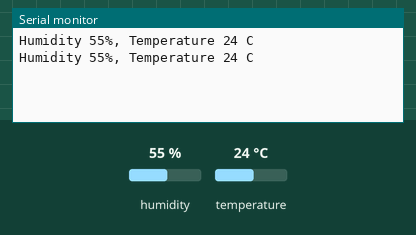
Recording of a sketch running on a simulated Arduino Uno, built with avr-gcc and run on an emulated ATmega328P. Shown: the last lines printed to the serial monitor. The inputs (shaded band) are chosen by the test bench; at power-on: humidity 55 %, temperature 24 °C.

Above: at 3.8 s.
3.9 s: humidity set to 22 %
At 7.4 s:
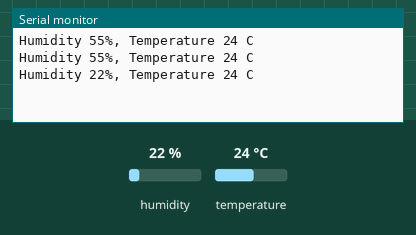
7.8 s: temperature set to 12 °C
At 10.5 s:
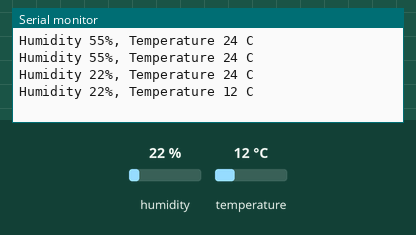
11.7 s: humidity set to 40 %
At 12.4 s:
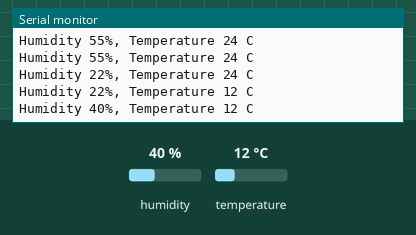
Timing chart, 0 to 14.7 s (numbered marks = the images above; inputs shaded):
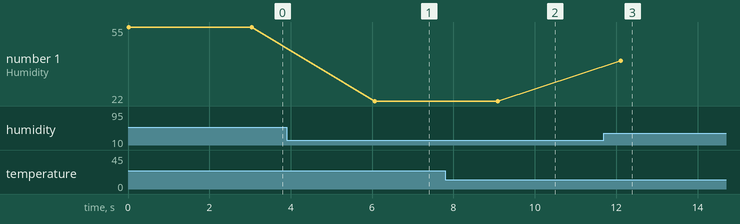

Measured:
- after the input at 3.9 s, the serial monitor: prints a new line after 2.2 s (image 1)
- after the input at 7.8 s, the serial monitor: prints a new line after 1.3 s (image 2)
- after the input at 11.7 s, the serial monitor: prints a new line after 0.42 s (image 3)
- plotted number 1: 55 → 22 after the input at 3.9 s, 22 → 40 after the input at 11.7 s

The sketch:

lo_DHT11_test.ino
```cpp
#include <stdarg.h>
#include <DHT11.h>
#define SERIAL_BAUDRATE 115200

#define DELAY_TIME 3000 // milliseconds

#define DHT11PIN 6
DHT11 dht11;

#define PF_BUF_SIZE 256 // limited to 256 chars
void pf(const char *fmt, ...){
  char tmp[PF_BUF_SIZE];
  va_list args;
  va_start(args, fmt);
  vsnprintf(tmp, PF_BUF_SIZE, fmt, args);
  va_end(args);
  Serial.print(tmp);
}

void setup(){
  Serial.begin(SERIAL_BAUDRATE);
}

void loop(){
  int chk = dht11.read(DHT11PIN);

  if(chk == 0){
    pf("Humidity %d%%, Temperature %d C\n", dht11.humidity, dht11. temperature);
  }
  else{
    Serial.println(dht11.err_str(chk));
  }

  delay(DELAY_TIME);
}
```
